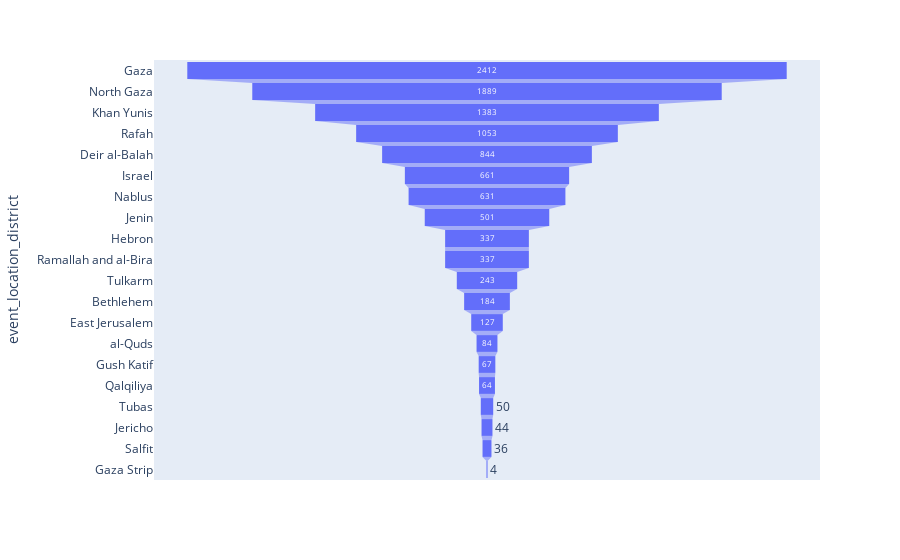

Notebook cell for this chart:
### Code cell
fig1=px.funnel(df.event_location_district.value_counts().reset_index(),y='event_location_district' ,x='count')
fig1.update_layout(legend={
    "title":'event_location_district',
})
fig1.show()

### Figure 1 — Plotly figure (JSON) as saved in the notebook; plotly's stock layout.template omitted (floating-point values rounded to 4 significant figures)
{"data": [{"hovertemplate": "count=%{x}<br>event_location_district=%{y}<extra></extra>", "legendgroup": "", "marker": {"color": "#636efa"}, "name": "", "orientation": "h", "showlegend": false, "type": "funnel", "x": [2412, 1889, 1383, 1053, 844, 661, 631, 501, 337, 337, 243, 184, 127, 84, 67, 64, 50, 44, 36, 4], "xaxis": "x", "y": ["Gaza", "North Gaza", "Khan Yunis", "Rafah", "Deir al-Balah", "Israel", "Nablus", "Jenin", "Hebron", "Ramallah and al-Bira", "Tulkarm", "Bethlehem", "East Jerusalem", "al-Quds", "Gush Katif", "Qalqiliya", "Tubas", "Jericho", "Salfit", "Gaza Strip"], "yaxis": "y"}], "layout": {"legend": {"title": {"text": "event_location_district"}, "tracegroupgap": 0}, "margin": {"t": 60}, "xaxis": {"anchor": "y", "domain": [0, 1], "title": {"text": "count"}}, "yaxis": {"anchor": "x", "domain": [0, 1], "title": {"text": "event_location_district"}}}}
